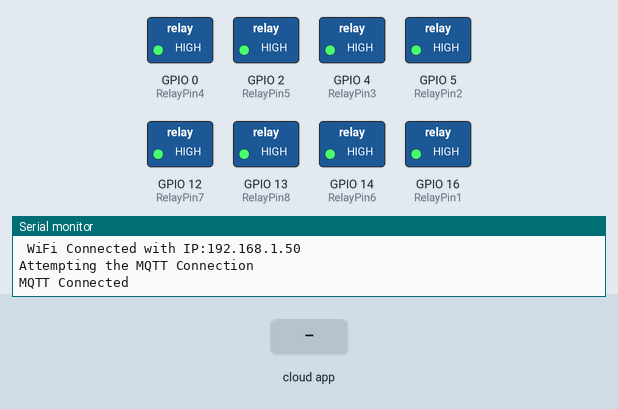
Simulated run of this sketch. Board: ESP8266 (NodeMCU). Shown: switched loads named in the sketch (green lamp = pin HIGH), the last lines printed to the serial monitor. The inputs (shaded band) are chosen by the test bench. WiFi joins after 1.5 s; servers stay silent unless stated; no MQTT or app messages arrive unless stated.

Above: at 2.7 s.
2.8 s: the phone or cloud app sets frontlight to 255
At 4.7 s:
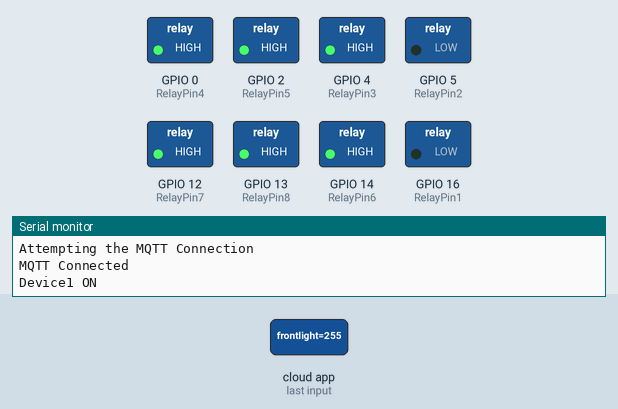
5.0 s: the phone or cloud app sets backlight to 255
At 6.6 s:
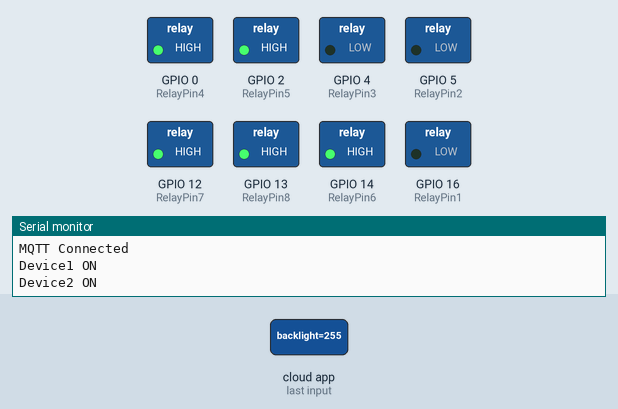
7.0 s: the phone or cloud app sets frontlight to 0
At 8.2 s:
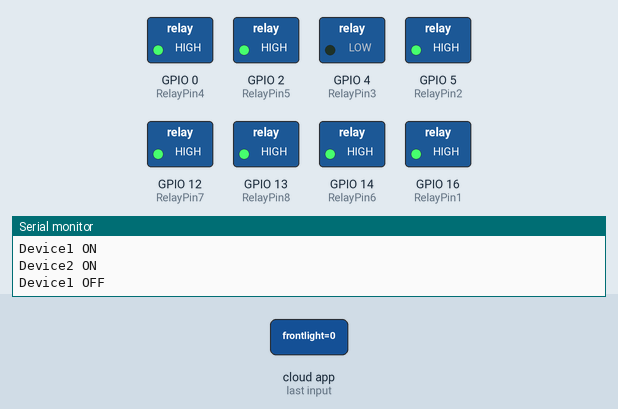
9.0 s: the phone or cloud app sets centrelight to 255
At 9.8 s:
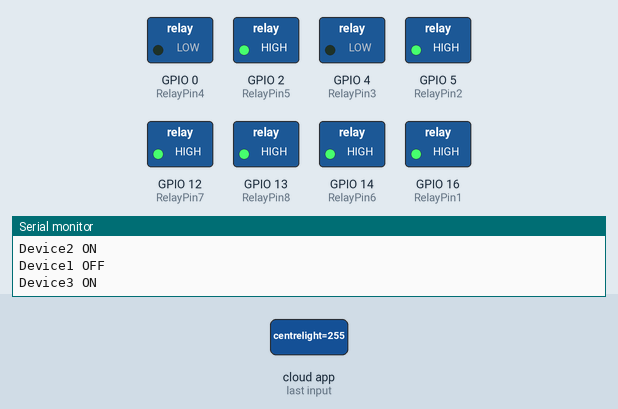
11.0 s: the phone or cloud app sets fan1 to 255
At 12.7 s:
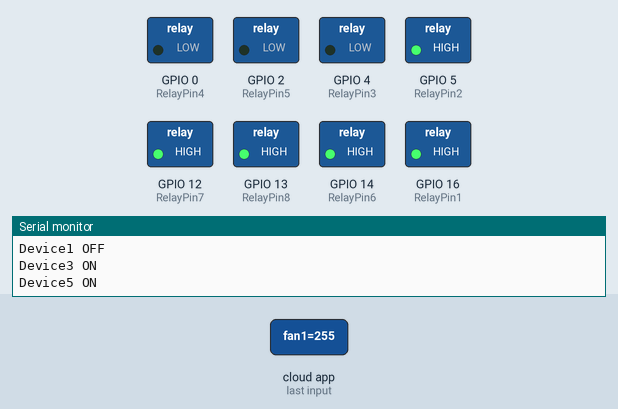
13.0 s: the phone or cloud app sets fan2 to 255
At 14.3 s:
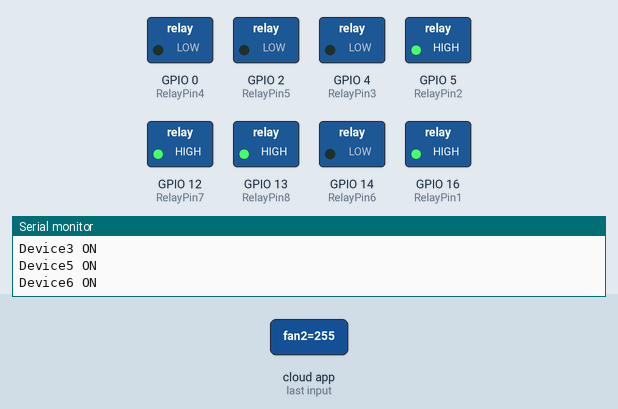
Timing chart, 0 to 16.0 s (numbered marks = the images above; inputs shaded):
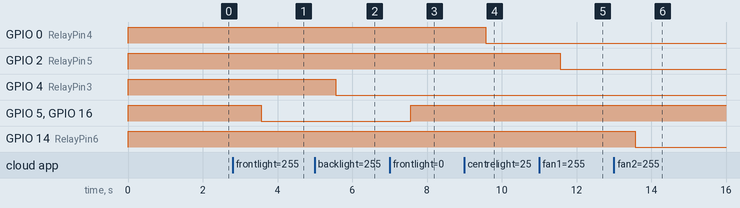

The sketch:

alexahome.ino
```cpp
#ifdef ARDUINO_ARCH_ESP32
#include <WiFi.h>
#else
#include <ESP8266WiFi.h>
#endif
#include <Espalexa.h>
#include<PubSubClient.h>
#include <WiFiManager.h>


#define clientid "alexahomeautomation"

const char *mqttserver = "117.196.244.184";
int port = 1883;


WiFiClient espclient;
PubSubClient client(espclient);

// define the GPIO connected with Relays
#define RelayPin1 16  //D1
#define RelayPin2 5  //D2
#define RelayPin3 4 //D7
#define RelayPin4 0 //D5
#define RelayPin5 2 //D6
#define RelayPin6 14 //D7
#define RelayPin7 12 //D5
#define RelayPin8 13//D6


// prototypes
boolean connectWifi();

//callback functions
void firstLightChanged(uint8_t brightness);
void secondLightChanged(uint8_t brightness);
void thirdLightChanged(uint8_t brightness);

void fifthLightChanged(uint8_t brightness);
void sixthLightChanged(uint8_t brightness);
void seventhLightChanged(uint8_t brightness);
void eighthLightChanged(uint8_t brightness);

// WiFi Credentials
const char* ssid = "sandeep";
const char* password = "22122012";

// device names
String Device_1_Name = "frontlight";
String Device_2_Name = "backlight";
String Device_3_Name = "centrelight";
String Device_5_Name = "fan1";
String Device_6_Name = "fan2";
String Device_7_Name = "fan3";
String Device_8_Name = "fan4";

int fl,bl,cl,f1,f2,f3,f4;

boolean wifiConnected = false;

Espalexa espalexa;

void reconnect()
{
  while(!client.connected())
  {
    Serial.println("Attempting the MQTT Connection");
    if(client.connect(clientid))
    {
      Serial.println("MQTT Connected");
    }
  }
}
void setup()
{
  fl,bl,cl,f1,f2,f3,f4=0;
  Serial.begin(115200);
  client.setServer(mqttserver,port);
  pinMode(RelayPin1, OUTPUT);
  pinMode(RelayPin2, OUTPUT);
  pinMode(RelayPin3, OUTPUT);
  pinMode(RelayPin4, OUTPUT);
  pinMode(RelayPin5, OUTPUT);
  pinMode(RelayPin6, OUTPUT);
  pinMode(RelayPin7, OUTPUT);
  pinMode(RelayPin8, OUTPUT);

  digitalWrite(RelayPin1, 1);
  digitalWrite(RelayPin2, 1);
  digitalWrite(RelayPin3, 1);
  digitalWrite(RelayPin4, 1);
  digitalWrite(RelayPin5, 1);
  digitalWrite(RelayPin6, 1);
  digitalWrite(RelayPin7, 1);
  digitalWrite(RelayPin8, 1);

  // Initialise wifi connection
  wifiConnected = connectWifi();

  if (wifiConnected)
  {
    // Define your devices here.
    espalexa.addDevice(Device_1_Name, firstLightChanged); //simplest definition, default state off
    espalexa.addDevice(Device_2_Name, secondLightChanged);
    espalexa.addDevice(Device_3_Name, thirdLightChanged);

    espalexa.addDevice(Device_5_Name, fifthLightChanged);
    espalexa.addDevice(Device_6_Name, sixthLightChanged);
    espalexa.addDevice(Device_7_Name, seventhLightChanged);
    espalexa.addDevice(Device_8_Name, eighthLightChanged);
    espalexa.begin();
  }
  else
  {
    while (1)
    {
      Serial.println("Cannot connect to WiFi. Please check data and reset the ESP.");
      delay(2500);
    }
  }
}
char msg[40];
void loop()
{
  if(!client.connected())
  {
    reconnect();
  }
  espalexa.loop();
  String homestatus;
  homestatus="alexa,"+String(fl)+","+String(cl)+","+String(bl)+","+String(f1)+","+String(f2)+","+String(f3)+","+String(f4);
  homestatus.toCharArray(msg,40);
  client.publish("iotroom/alexa",msg);
  delay(1000);
}

//our callback functions
void firstLightChanged(uint8_t brightness)
{
  //Control the device
  if (brightness == 255)
    {
      digitalWrite(RelayPin1, 0);
      digitalWrite(RelayPin2, 0);
      Serial.println("Device1 ON");
      fl=1;
    }
  else
  {
    digitalWrite(RelayPin1, 1);
    digitalWrite(RelayPin2, 1);
    Serial.println("Device1 OFF");
    fl=0;
  }
}

void secondLightChanged(uint8_t brightness)
{
  //Control the device
  if (brightness == 255)
    {
      digitalWrite(RelayPin3, 0);
      Serial.println("Device2 ON");
      bl=1;
    }
  else
  {
    digitalWrite(RelayPin3, 1);
    Serial.println("Device2 OFF");
    bl=0;
  }
}

void thirdLightChanged(uint8_t brightness)
{
  //Control the device
  if (brightness == 255)
    {
      digitalWrite(RelayPin4, 0);
      Serial.println("Device3 ON");
      cl=1;
    }
  else
  {
    digitalWrite(RelayPin4, 1);
    Serial.println("Device3 OFF");
    cl=0;
  }
}


void fifthLightChanged(uint8_t brightness)
{
  //Control the device
  if (brightness == 255)
    {
      digitalWrite(RelayPin5, 0);
      Serial.println("Device5 ON");
      f1=1;
    }
  else
  {
    digitalWrite(RelayPin5, 1);
    Serial.println("Device5 OFF");
    f1=0;
  }
}

void sixthLightChanged(uint8_t brightness)
{
  //Control the device
  if (brightness == 255)
    {
      digitalWrite(RelayPin6, 0);
      Serial.println("Device6 ON");
      f2=1;
    }
  else
  {
    digitalWrite(RelayPin6, 1);
    Serial.println("Device6 OFF");
    f2=0;
  }
}

void seventhLightChanged(uint8_t brightness)
{
  //Control the device
  if (brightness == 255)
    {
      digitalWrite(RelayPin7, 0);
      Serial.println("Device7 ON");
      f3=1;
    }
  else
  {
    digitalWrite(RelayPin7, 1);
    Serial.println("Device7 OFF");
    f3=0;
  }
}


void eighthLightChanged(uint8_t brightness)
{
  //Control the device
  if (brightness == 255)
    {
      digitalWrite(RelayPin8, 0);
      Serial.println("Device8 ON");
      f4=1;
    }
  else
  {
    digitalWrite(RelayPin8, 1);
    Serial.println("Device8 OFF");
    f4=0;
  }
}


// connect to wifi  returns true if successful or false if not
boolean connectWifi()
{
  boolean state;


   WiFi.mode(WIFI_STA);
  WiFiManager wm;
//  bool res;
  state = wm.autoConnect("alexa-home-AP");
  if(!state) {
        Serial.println("Failed to connect");
        // ESP.restart();
    }
    else {
        //if you get here you have connected to the WiFi
        Serial.println("connected...yeey :)");
    }
  Serial.print("\n WiFi Connected with IP:");
  Serial.println(WiFi.localIP());
  return state;
}
```

Measured:
- after the input at 2.8 s, GPIO 5 (RelayPin2), GPIO 16 (RelayPin1): HIGH → LOW after 0.76 s
- after the input at 5.0 s, GPIO 4 (RelayPin3): HIGH → LOW after 0.56 s
- after the input at 7.0 s, GPIO 5 (RelayPin2), GPIO 16 (RelayPin1): LOW → HIGH after 0.56 s
- after the input at 9.0 s, GPIO 0 (RelayPin4): HIGH → LOW after 0.57 s
- after the input at 11.0 s, GPIO 2 (RelayPin5): HIGH → LOW after 0.57 s
- after the input at 13.0 s, GPIO 14 (RelayPin6): HIGH → LOW after 0.57 s
